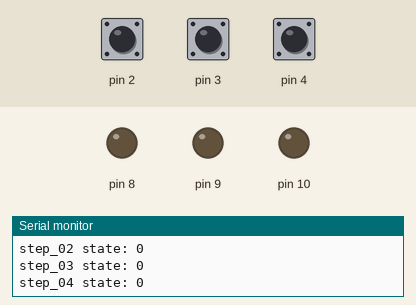
Simulated run of this sketch. Board: Arduino Uno, built with avr-gcc and run on an emulated ATmega328P. On the bench: output pins drawn as LEDs (lit = HIGH), the last lines printed to the serial monitor. The test bench sets the inputs (shaded band); at power-on: pin 2 HIGH, pin 3 HIGH, pin 4 HIGH.

Above: at 2.8 s.
2.9 s: pin 2 pulled LOW for 1.25 s
At 3.6 s:
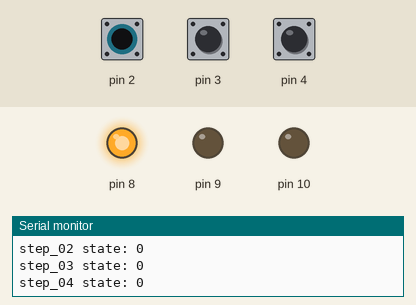
5.6 s: pin 3 pulled LOW for 1.25 s
At 8.1 s:
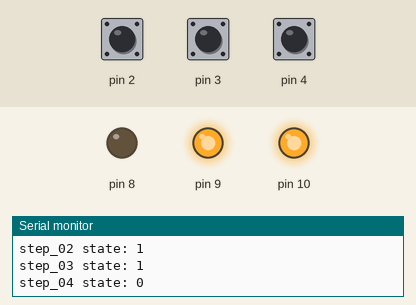
8.7 s: pin 4 pulled LOW for 1.25 s
At 10.8 s:
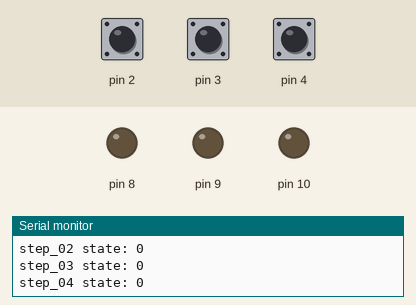
11.7 s: pin 2 pulled LOW for 3.2 s
At 13.1 s:
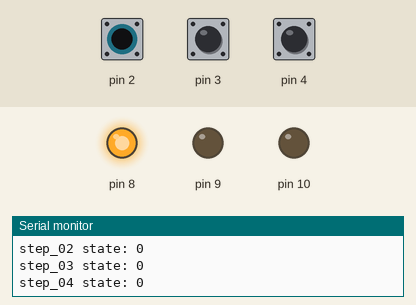
Timing chart, 0 to 14.7 s (numbered marks = the images above; inputs shaded):
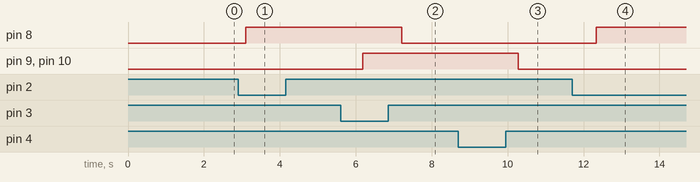

The sketch:

SFC_Arduino_Example5.ino
```cpp
// list variables according to number of steps
bool step_00 = 1;
bool step_01 = 0;
bool step_02 = 0;
bool step_03 = 0;
bool step_04 = 0;

void setup() {
  // define inputs and outputs used
  pinMode(2, INPUT_PULLUP);
  pinMode(3, INPUT_PULLUP);
  pinMode(4, INPUT_PULLUP);
  pinMode(8, OUTPUT);
  pinMode(9, OUTPUT);
  pinMode(10, OUTPUT);

  Serial.begin(9600);
}

void loop() {
  // perform input readings
  bool i2 = !digitalRead(2);
  bool i3 = !digitalRead(3);
  bool i4 = !digitalRead(4);

  //implement activation and deactivation functions of each step of the SFC
  if (step_04 && 1) {
    step_00 = 1;
  }
  else if (step_01) {
    step_00 = 0;
  }

  if (step_00 && i2) {
    step_01 = 1;
  }
  else if ((step_02) && (step_03)) {
    step_01 = 0;
  }

  if (step_01 && i3) {
    step_02 = 1;
  }
  else if (step_04) {
    step_02 = 0;
  }

  if (step_01 && i3) {
    step_03 = 1;
  }
  else if (step_04) {
    step_03 = 0;
  }

  if (((step_02) && (step_03)) && i4) {
    step_04 = 1;
  }
  else if (step_00) {
    step_04 = 0;
  }

  Serial.print("step_00 state: ");
  Serial.println(step_00);
  Serial.print("step_01 state: ");
  Serial.println(step_01);
  Serial.print("step_02 state: ");
  Serial.println(step_02);
  Serial.print("step_03 state: ");
  Serial.println(step_03);
  Serial.print("step_04 state: ");
  Serial.println(step_04);

  // switch outputs according to the actions associated with each step
  digitalWrite(8, step_01);
  digitalWrite(9, step_02);
  digitalWrite(10, step_03);

  delay (1000);
}
```

Measured:
- after the input at 2.9 s, pin 8: LOW → HIGH after 0.20 s
- after the input at 5.6 s, pin 8: HIGH → LOW after 1.6 s; pin 9, pin 10: LOW → HIGH after 0.58 s
- after the input at 8.7 s, pin 9, pin 10: HIGH → LOW after 1.6 s
- after the input at 11.7 s, pin 8: LOW → HIGH after 0.64 s
